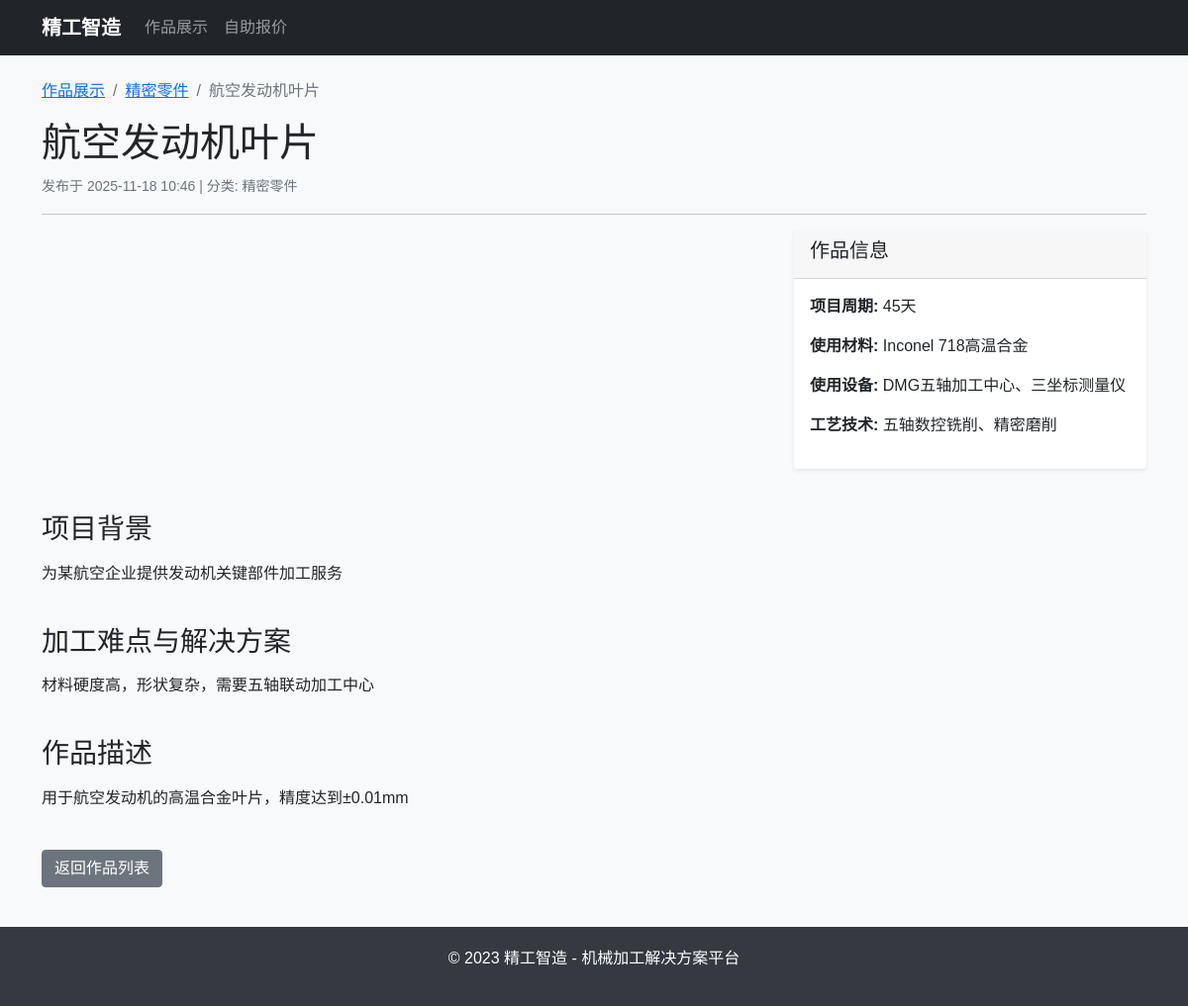
The page /gallery/work/1/ on the database its author committed.
### gallery/models.py (models this page shows, shortened)
class Work(models.Model):
    WORK_CATEGORIES = [
        ('precise_part', '精密零件'),
        ('fixture', '工装夹具'),
        ('production_line', '生产线集成'),
        ('concept_design', '概念设计'),
    ]
    title = models.CharField(max_length=200, verbose_name='作品标题')
    description = models.TextField(verbose_name='作品描述')
    category = models.ForeignKey(Category, on_delete=models.CASCADE, verbose_name='分类')
    image = models.ImageField(upload_to='works/images/', blank=True, verbose_name='展示图片')
    project_background = models.TextField(verbose_name='项目背景')
    model_file = models.FileField(upload_to='works/models/', blank=True, verbose_name='3D模型文件')
    process_difficulties = models.TextField(verbose_name='加工难点与解决方案')
    equipment_used = models.TextField(verbose_name='使用设备')
    materials = models.TextField(verbose_name='材料')
    process_techniques = models.TextField(verbose_name='工艺')
    project_duration = models.CharField(max_length=100, verbose_name='项目周期')
    video_url = models.URLField(blank=True, verbose_name='视频链接')
    is_featured = models.BooleanField(default=False, verbose_name='推荐作品')
    created_at = models.DateTimeField(auto_now_add=True, verbose_name='创建时间')
    updated_at = models.DateTimeField(auto_now=True, verbose_name='更新时间')
    class Meta:
        verbose_name = '作品'
        verbose_name_plural = '作品'
        ordering = ['-created_at']

class Category(models.Model):
    name = models.CharField(max_length=100, unique=True, verbose_name='分类名称')
    slug = models.SlugField(max_length=100, blank=True, verbose_name='URL标识')
    description = models.TextField(blank=True, verbose_name='分类描述')
    created_at = models.DateTimeField(auto_now_add=True, verbose_name='创建时间')
    class Meta:
        verbose_name = '作品分类'
        verbose_name_plural = '作品分类'
        ordering = ['name']

### gallery/views.py (the view)
# urls.py: path('work/<int:id>/', views.work_detail, name='work_detail'),
def work_detail(request, id):
    work = get_object_or_404(Work, id=id)
    context = {
        'work': work,
    }
    return render(request, 'gallery/work_detail.html', context)

### templates/gallery/work_detail.html (shortened to what this page needs)
{% extends 'base.html' %}
{% block content %}
<div class="row">
    <div class="col-12">
        <nav aria-label="breadcrumb">
            <ol class="breadcrumb">
                <li class="breadcrumb-item"><a href="{% url 'gallery:work_list' %}">作品展示</a></li>
                <li class="breadcrumb-item"><a href="{% url 'gallery:work_list_by_category' work.category.slug %}">{{ work.category.name }}</a></li>
                <li class="breadcrumb-item active" aria-current="page">{{ work.title }}</li>
            </ol>
        </nav>
    </div>
</div>
<div class="row">
    <div class="col-12">
        <h1>{{ work.title }}</h1>
        <p class="text-muted">
            <small>
                发布于 {{ work.created_at|date:"Y-m-d H:i" }} |
                分类: {{ work.category.name }}
            </small>
        </p>
        <hr>
    </div>
</div>
<div class="row mb-4">
    <div class="col-md-8">
    </div>
    <div class="col-md-4">
        <div class="card">
            <div class="card-header">
                <h5>作品信息</h5>
            </div>
            <div class="card-body">
                <p><strong>项目周期:</strong> {{ work.project_duration }}</p>
                <p><strong>使用材料:</strong> {{ work.materials }}</p>
                <p><strong>使用设备:</strong> {{ work.equipment_used }}</p>
                <p><strong>工艺技术:</strong> {{ work.process_techniques }}</p>
            </div>
        </div>
    </div>
</div>
<div class="row mb-4">
    <div class="col-12">
        <h3>项目背景</h3>
        <p>{{ work.project_background|linebreaks }}</p>
    </div>
</div>
<div class="row mb-4">
    <div class="col-12">
        <h3>加工难点与解决方案</h3>
        <p>{{ work.process_difficulties|linebreaks }}</p>
    </div>
</div>
<div class="row">
    <div class="col-12">
        <h3>作品描述</h3>
        <p>{{ work.description|linebreaks }}</p>
    </div>
</div>
<div class="row mt-4">
    <div class="col-12">
        <a href="{% url 'gallery:work_list' %}" class="btn btn-secondary">返回作品列表</a>
    </div>
</div>
{% endblock %}

### templates/base.html (style rules this page uses)
body { font-family: 'Microsoft YaHei', sans-serif; background-color: #f8f9fa; }
.card { margin-bottom: 20px; border: none; box-shadow: 0 0.125rem 0.25rem rgba(0, 0, 0, 0.075); transition: box-shadow 0.3s ease-in-out; }

### rows shown on the page
Work: category.name "精密零件", title "航空发动机叶片", created_at "2025-11-18 10:46", project_duration "45天", materials "Inconel 718高温合金", equipment_used "DMG五轴加工中心、三坐标测量仪", process_techniques "五轴数控铣削、精密磨削", project_background "为某航空企业提供发动机关键部件加工服务", process_difficulties "材料硬度高，形状复杂，需要五轴联动加工中心", description "用于航空发动机的高温合金叶片，精度达到±0.01mm"
